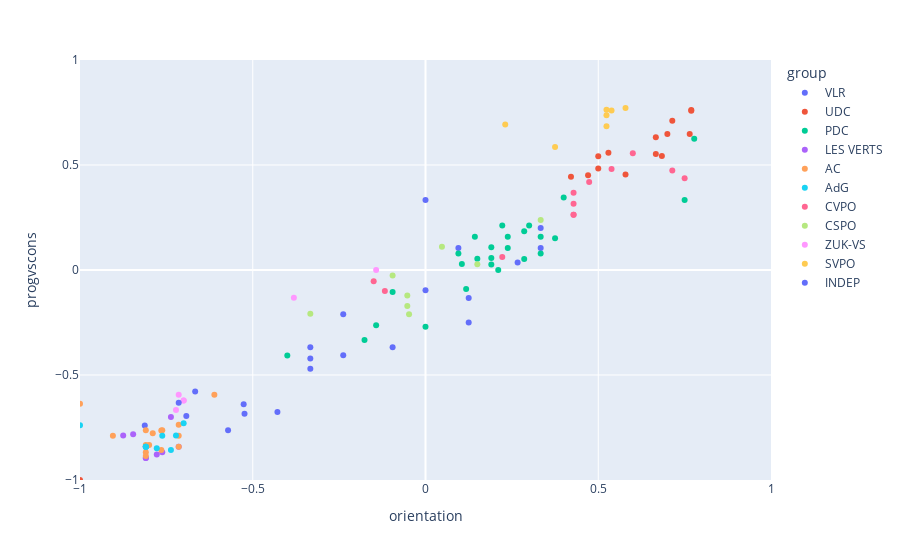

The code cell stored with this chart in its notebook:
### Markdown cell above
We will create graphs representing the positions of the MPs on our liberal, conservative and left-right oriented graph.

### Code cell
fig = px.scatter(counts_df, x="orientation", y="progvscons",  color='group', hover_name='name')
fig.update_xaxes(range=[-1, 1])
fig.update_yaxes(range=[-1, 1])
fig.show()

### Figure 1 — Plotly figure (JSON) as saved in the notebook; plotly's stock layout.template omitted (floating-point values rounded to 4 significant figures)
{"data": [{"hovertemplate": "<b>%{hovertext}</b><br><br>group=VLR<br>orientation=%{x}<br>progvscons=%{y}<extra></extra>", "hovertext": ["Adeline CRETTENAND", "Alain SCHÖNBETT", "Arnaud DUBOIS", "Christelle HERITIER", "Claude NANÇOZ", "Côme VUILLE", "François GENOUD", "Géraldine GIANADDA", "Jean-Pierre REY", "Mathieu CALOZ", "Mathieu SARRASIN", "Mélanie FOLLONIER", "Narcisse CRETTENAND", "Natascha FARQUET", "Nicolas CHABLAIS", "Philippe BENDER", "Pierre-Alain RAEMY", "Raymonde SCHOCH", "Romain UDRY", "Ruth STALDER", "Stéphane CLAVIEN"], "legendgroup": "VLR", "marker": {"color": "#636efa", "symbol": "circle"}, "mode": "markers", "name": "VLR", "orientation": "v", "showlegend": true, "type": "scatter", "x": [0.3333, -0.3333, -0.5714, -0.6923, 0.125, -0.3333, -0.2381, -0.8125, -0.3333, -0.09524, 0, 0.125, 0.3333, -0.5263, 0, 0.09524, -0.5238, -0.6667, 0.2667, -0.2381, -0.4286], "xaxis": "x", "y": [0.2, -0.4706, -0.7632, -0.6957, -0.1333, -0.3684, -0.4054, -0.7407, -0.4211, -0.3684, -0.09677, -0.25, 0.1053, -0.6389, 0.3333, 0.1053, -0.6842, -0.5789, 0.03571, -0.2105, -0.6757], "yaxis": "y"}, {"hovertemplate": "<b>%{hovertext}</b><br><br>group=UDC<br>orientation=%{x}<br>progvscons=%{y}<extra></extra>", "hovertext": ["Alain DUBOSSON", "Alex BONVIN", "Claudy BESSE", "Damien FUMEAUX", "Damien RABOUD", "Edmond PERRUCHOUD", "François QUENNOZ", "Gabrielle BARRAS", "Géraldine GRANGES GUENOT", "Géraldine GRANGES-GUENOT", "Jean-Baptiste UDRESSY", "Jean-Dominique CIPOLLA", "Jérôme FORMAZ", "Marc-Antoine GENOLET", "Vincent BOAND"], "legendgroup": "UDC", "marker": {"color": "#EF553B", "symbol": "circle"}, "mode": "markers", "name": "UDC", "orientation": "v", "showlegend": true, "type": "scatter", "x": [0.7692, 0.7, 0.4706, 0.6667, 0.5294, 0.7692, 0.4211, 0.5, -1, 0.5, 0.7647, 0.6667, 0.6842, 0.7143, 0.5789], "xaxis": "x", "y": [0.7619, 0.6471, 0.4516, 0.6316, 0.5588, 0.7586, 0.4444, 0.4839, -1, 0.5417, 0.6471, 0.5526, 0.5429, 0.7105, 0.4545], "yaxis": "y"}, {"hovertemplate": "<b>%{hovertext}</b><br><br>group=PDC<br>orientation=%{x}<br>progvscons=%{y}<extra></extra>", "hovertext": ["Alain LÉGER", "Bernard TROILLET", "Christine ROUX", "Damien CLERC", "Damien LUISIER", "Florence CARRON DARBELLAY", "Florent FAVRE", "Frédéric PITTELOUD", "Grégoire VANNAY", "Géraldine POUGET-ZUFFEREY", "Gérard SALAMIN", "Jean-Marc SAVIOZ", "Jenny VOEFFRAY", "Joséphine WAEBER", "Kamy MAY", "Marie ZUCHUAT", "Marius DUMOULIN", "Natacha MARET", "Nicolas BONVIN", "Nicolas METTAN", "Patricia CASAYS", "Pierre DARBELLAY", "Ralph DESSIMOZ", "Sandro FONTANA", "Sophie BORNET", "Yann RODUIT"], "legendgroup": "PDC", "marker": {"color": "#00cc96", "symbol": "circle"}, "mode": "markers", "name": "PDC", "orientation": "v", "showlegend": true, "type": "scatter", "x": [0.15, -0.1429, 0.4, 0.7778, 0.2222, 0, 0.375, 0.2381, -0.09524, 0.1905, 0.3333, 0.2857, -0.1765, 0.3, 0.1429, 0.1905, 0.2381, 0.2857, 0.3333, -0.4, 0.1176, 0.75, 0.2105, 0.09524, 0.1053, 0.1905], "xaxis": "x", "y": [0.05405, -0.2632, 0.3448, 0.625, 0.2121, -0.2703, 0.1515, 0.1579, -0.1053, 0.02632, 0.1579, 0.1842, -0.3333, 0.2121, 0.1579, 0.05714, 0.1053, 0.05263, 0.07895, -0.4074, -0.09091, 0.3333, 0, 0.07895, 0.02857, 0.1081], "yaxis": "y"}, {"hovertemplate": "<b>%{hovertext}</b><br><br>group=LES VERTS<br>orientation=%{x}<br>progvscons=%{y}<extra></extra>", "hovertext": ["Alina DARBELLAY", "Claudia GAILLARD MOREND", "Florine CARRON", "Gabrielle CORNUT-ZUFFEREY", "Georges VIONNET", "Jean-Daniel NANCHEN", "Laurence VUAGNIAUX", "Léa ROUILLER DESSIMOZ", "Sabine FOURNIER", "Vincent GÜNTHER"], "legendgroup": "LES VERTS", "marker": {"color": "#ab63fa", "symbol": "circle"}, "mode": "markers", "name": "LES VERTS", "orientation": "v", "showlegend": true, "type": "scatter", "x": [-0.8462, -0.7143, -0.7368, -0.7778, -0.8095, -0.8095, -0.7619, -0.875, -0.8095, -0.8095], "xaxis": "x", "y": [-0.7826, -0.8421, -0.7, -0.8788, -0.8421, -0.8421, -0.8684, -0.7879, -0.8947, -0.8947], "yaxis": "y"}, {"hovertemplate": "<b>%{hovertext}</b><br><br>group=AC<br>orientation=%{x}<br>progvscons=%{y}<extra></extra>", "hovertext": ["Bernard OBERHOLZER", "Blaise CRETTOL", "Cilette CRETTON", "Célina RAMSAUER", "Emilie PRAZ", "Florian EVEQUOZ", "Jacques BLANC", "Jean BONNARD", "Jean ZERMATTEN", "Jean-François LOVEY", "Johan ROCHEL", "Léonard BENDER", "Martine ROUILLER", "Pascale FUMEAUX", "Sophie DUCREY", "Vincent LUYET"], "legendgroup": "AC", "marker": {"color": "#FFA15A", "symbol": "circle"}, "mode": "markers", "name": "AC", "orientation": "v", "showlegend": true, "type": "scatter", "x": [-1, -0.8095, -0.7619, -0.7647, -0.8095, -0.9048, -0.6111, -0.8095, -0.7895, -0.8, -0.7143, -0.7143, -0.8095, -0.7647, -0.7143, -0.8095], "xaxis": "x", "y": [-0.6364, -0.8333, -0.7632, -0.7647, -0.8421, -0.7895, -0.5938, -0.7632, -0.7778, -0.8333, -0.7895, -0.7368, -0.8684, -0.8571, -0.8421, -0.8857], "yaxis": "y"}, {"hovertemplate": "<b>%{hovertext}</b><br><br>group=AdG<br>orientation=%{x}<br>progvscons=%{y}<extra></extra>", "hovertext": ["Caroline REYNARD", "Corinne DUC BONVIN", "Fabien THETAZ", "Gaël BOURGEOIS", "Janine REY-SIGGEN", "Jean-Marc DUPONT", "Lucile CURDY", "Olivier DERIVAZ", "Pierre SCHERTENLEIB"], "legendgroup": "AdG", "marker": {"color": "#19d3f3", "symbol": "circle"}, "mode": "markers", "name": "AdG", "orientation": "v", "showlegend": true, "type": "scatter", "x": [-0.7619, -0.7368, -0.7778, -1, -0.8095, -0.8095, -0.7222, -0.7, -0.8095], "xaxis": "x", "y": [-0.7895, -0.8571, -0.8485, -0.7391, -0.8421, -0.8421, -0.7879, -0.7297, -0.8421], "yaxis": "y"}, {"hovertemplate": "<b>%{hovertext}</b><br><br>group=CVPO<br>orientation=%{x}<br>progvscons=%{y}<extra></extra>", "hovertext": ["Chantal CARLEN", "Dominik KNUBEL", "Fabienne MURMANN", "Felix RUPPEN", "Lukas KALBERMATTEN", "Maria ARNOLD-ESCHER", "Martin SCHÜRCH", "Matteo ABÄCHERLI", "Michael BURGENER", "Paul BURGENER", "Rafael WELSCHEN", "Rainer MATHIER"], "legendgroup": "CVPO", "marker": {"color": "#FF6692", "symbol": "circle"}, "mode": "markers", "name": "CVPO", "orientation": "v", "showlegend": true, "type": "scatter", "x": [0.6, -0.15, 0.4286, 0.75, 0.2222, 0.4737, 0.7143, 0.4286, 0.4286, -0.1176, 0.5385, 0.4286], "xaxis": "x", "y": [0.5556, -0.05405, 0.2632, 0.4375, 0.0625, 0.4194, 0.4737, 0.3684, 0.2632, -0.1, 0.4815, 0.3158], "yaxis": "y"}, {"hovertemplate": "<b>%{hovertext}</b><br><br>group=CSPO<br>orientation=%{x}<br>progvscons=%{y}<extra></extra>", "hovertext": ["Christian ESCHER", "Danica ZURBRIGGEN LEHNER", "Flavio SCHMID", "Hermann BRUNNER", "Ida HÄFLIGER", "Kurt REGOTZ", "Leander WILLINER", "Thomas MATTER"], "legendgroup": "CSPO", "marker": {"color": "#B6E880", "symbol": "circle"}, "mode": "markers", "name": "CSPO", "orientation": "v", "showlegend": true, "type": "scatter", "x": [-0.05263, -0.3333, 0.3333, -0.09524, -0.05263, 0.04762, 0.15, -0.04762], "xaxis": "x", "y": [-0.1714, -0.2083, 0.2381, -0.02632, -0.1212, 0.1111, 0.02703, -0.2105], "yaxis": "y"}, {"hovertemplate": "<b>%{hovertext}</b><br><br>group=ZUK-VS<br>orientation=%{x}<br>progvscons=%{y}<extra></extra>", "hovertext": ["Claudia ALPIGER", "German EYER", "Madeleine KUONEN-EGGO", "Monika HOLZEGGER", "Peter BURRI", "Rahel ZIMMERMANN"], "legendgroup": "ZUK-VS", "marker": {"color": "#FF97FF", "symbol": "circle"}, "mode": "markers", "name": "ZUK-VS", "orientation": "v", "showlegend": true, "type": "scatter", "x": [-0.7, -0.7143, -0.7222, -0.381, -0.1429, -0.7], "xaxis": "x", "y": [-0.6216, -0.5946, -0.6667, -0.1316, 0, -0.6216], "yaxis": "y"}, {"hovertemplate": "<b>%{hovertext}</b><br><br>group=SVPO<br>orientation=%{x}<br>progvscons=%{y}<extra></extra>", "hovertext": ["Fabian ZURBRIGGEN", "Lukas JÄGER", "Michael KREUZER", "Peter BÄHLER", "Ralph KUMMER", "Remo SCHNYDER", "Romano AMACKER"], "legendgroup": "SVPO", "marker": {"color": "#FECB52", "symbol": "circle"}, "mode": "markers", "name": "SVPO", "orientation": "v", "showlegend": true, "type": "scatter", "x": [0.5238, 0.5385, 0.5238, 0.5789, 0.2308, 0.375, 0.5238], "xaxis": "x", "y": [0.7632, 0.76, 0.6842, 0.7714, 0.6923, 0.5862, 0.7368], "yaxis": "y"}, {"hovertemplate": "<b>%{hovertext}</b><br><br>group=INDEP<br>orientation=%{x}<br>progvscons=%{y}<extra></extra>", "hovertext": ["Gerhard SCHMID"], "legendgroup": "INDEP", "marker": {"color": "#636efa", "symbol": "circle"}, "mode": "markers", "name": "INDEP", "orientation": "v", "showlegend": true, "type": "scatter", "x": [-0.7143], "xaxis": "x", "y": [-0.6316], "yaxis": "y"}], "layout": {"legend": {"title": {"text": "group"}, "tracegroupgap": 0}, "margin": {"t": 60}, "xaxis": {"anchor": "y", "domain": [0, 1], "range": [-1, 1], "title": {"text": "orientation"}}, "yaxis": {"anchor": "x", "domain": [0, 1], "range": [-1, 1], "title": {"text": "progvscons"}}}}
